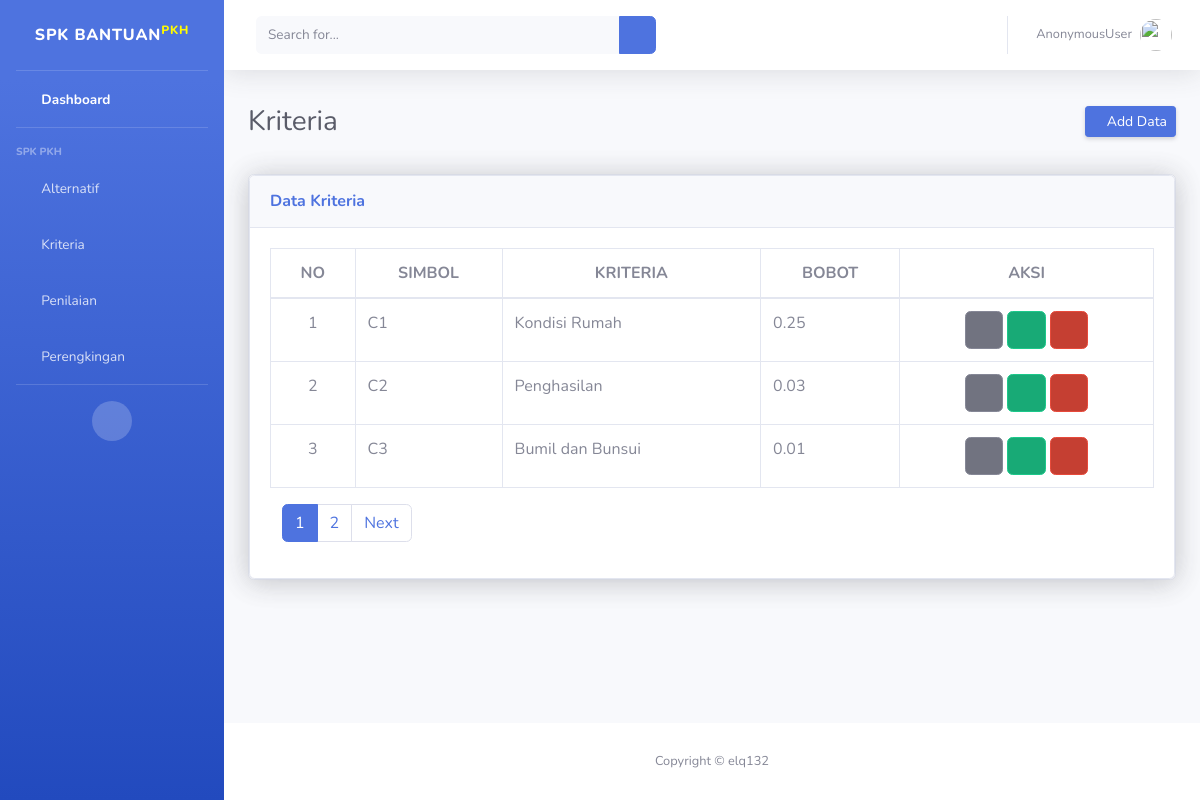
Before: /dashboard/kriteria/ with the older database file.
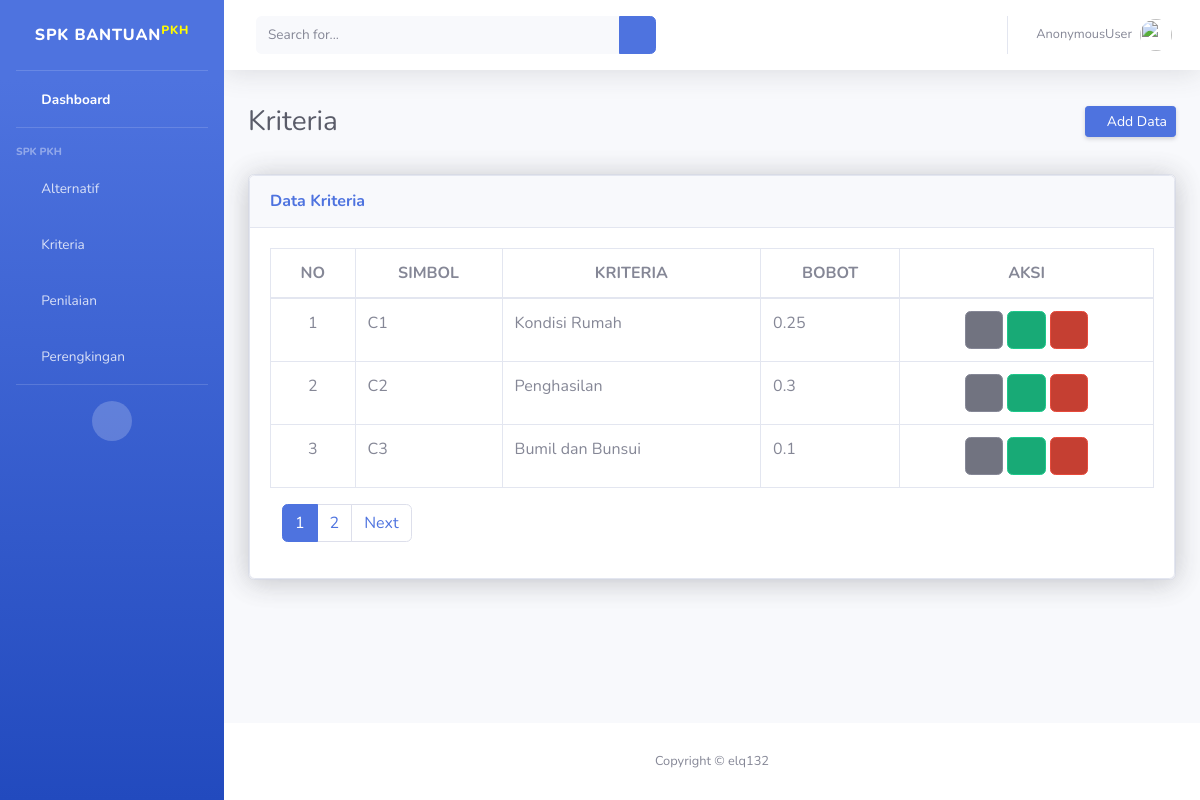
After: the same page with the newer database file.
### SPK/models.py (models this page shows, shortened)
class Kriteria(models.Model):
    simbol          = models.CharField(max_length=50)
    nama_kriteria   = models.CharField(max_length=50)
    bobot           = models.FloatField()

### SPK/views.py (the view)
# urls.py: path('kriteria/', views.kriteria_list, name='kriteria'),
def kriteria_list(request):
    kriteria = Kriteria.objects.all()
    cari = request.GET.get('cari')
    if cari:
        page=Kriteria.objects.filter(Q(simbol__icontains=cari) |Q(nama_kriteria__icontains=cari))
    else:
        page = Kriteria.objects.all()
    halaman = Paginator(page,3)
    page_list = request.GET.get('page')
    page = halaman.get_page(page_list)
    context ={
        'datas': kriteria,
        'page_obj':page,
    }
    return render(request, 'kriteria.html', context)

### templates/kriteria.html (shortened to what the changed rows need)
{%load static%}
<!DOCTYPE html>
<html lang="en">
<head>
     <link href="{%static 'vendor/fontawesome-free/css/all.min.css'%}" rel="stylesheet" type="text/css">
     <link href="{%static 'css/sb-admin-2.min.css'%}" rel="stylesheet">
</head>
<body id="page-top">
    <div id="wrapper">
        <div id="content-wrapper" class="d-flex flex-column">
            <div id="content">
                <div class="container-fluid">
                    <div class="d-sm-flex align-items-center justify-content-between mb-4">
                        <h1 class="h3 mb-0 text-gray-800">Kriteria<h1>
                            <a href="{%url 'data:inkriteria'%}" class="d-none d-sm-inline-block btn btn-sm btn-primary shadow-sm"><i
                                class="fas fa-plus fa-sm text-white-50"></i>  Add Data</a>
                    </div>
                    <div class="row">
                        <div class="col-xl-12 col-lg-9">
                            <div class="card shadow mb-4">
                                <div class="card shadow">
                                    <div class="card-body table-responsive">
                                            <table class="table table-bordered" id="dataTable" width="100%" cellspacing="0">
                                                <thead class="text-center">
                                                    <tr>
                                                        <th>NO</th>
                                                        <th>SIMBOL</th>
                                                        <th>KRITERIA</th>
                                                        <th>BOBOT</th>
                                                        <th>AKSI</th>
                                                    </tr>
                                                </thead>
                                                <tbody>
                                                    {%for data in page_obj.object_list%}
                                                    <tr>
                                                        <td class="text-center">{{forloop.counter}}</td>
                                                        <td>{{data.simbol}}</td>
                                                        <td>{{data.nama_kriteria}}</td>
                                                        <td>{{data.bobot}}</td>
                                                        <td class="text-center">
                                                            <a href="{%url 'data:inpenilaian'%}" class="btn btn-secondary btn-icon-split" type="button" data-bs-toggle="tooltip" data-bs-placement="top" title="Isi Penilaian">
                                                                <span class="icon text-white-25">
                                                                    <i class="fas fa-solid fa-code-branch"> </i>
                                                                </span>
                                                            </a>
                                                            <a href="{%url 'data:upkriteria' id=data.id%}" class="btn btn-success btn-icon-split">
                                                                <span class="icon text-white-25">
                                                                    <i class="fas fa-edit"></i>
                                                                </span>
                                                            </a>
                                                            <a href="{%url 'data:delkriteria' id=data.id%}" class="btn btn-danger btn-icon-split" onclick="return confirm('yakin ingin menghapus data?')">
                                                                <span class="icon text-white-25">
                                                                    <i class="fas fa-trash"></i>
                                                                </span>
                                                            </a>
                                                        </td>
                                                    </tr>
                                                    {%endfor%}
                                                </tbody>
                                            </table>
                                    </div>
                                </div>
                            </div>
                        </div>
                    </div>
                </div>
            </div>
        </div>
    </div>
</body>
</html>

Changed rows visible on the page:
changed Kriteria "Penghasilan": bobot "0.03" → "0.3"
changed Kriteria "Bumil dan Bunsui": bobot "0.01" → "0.1"
